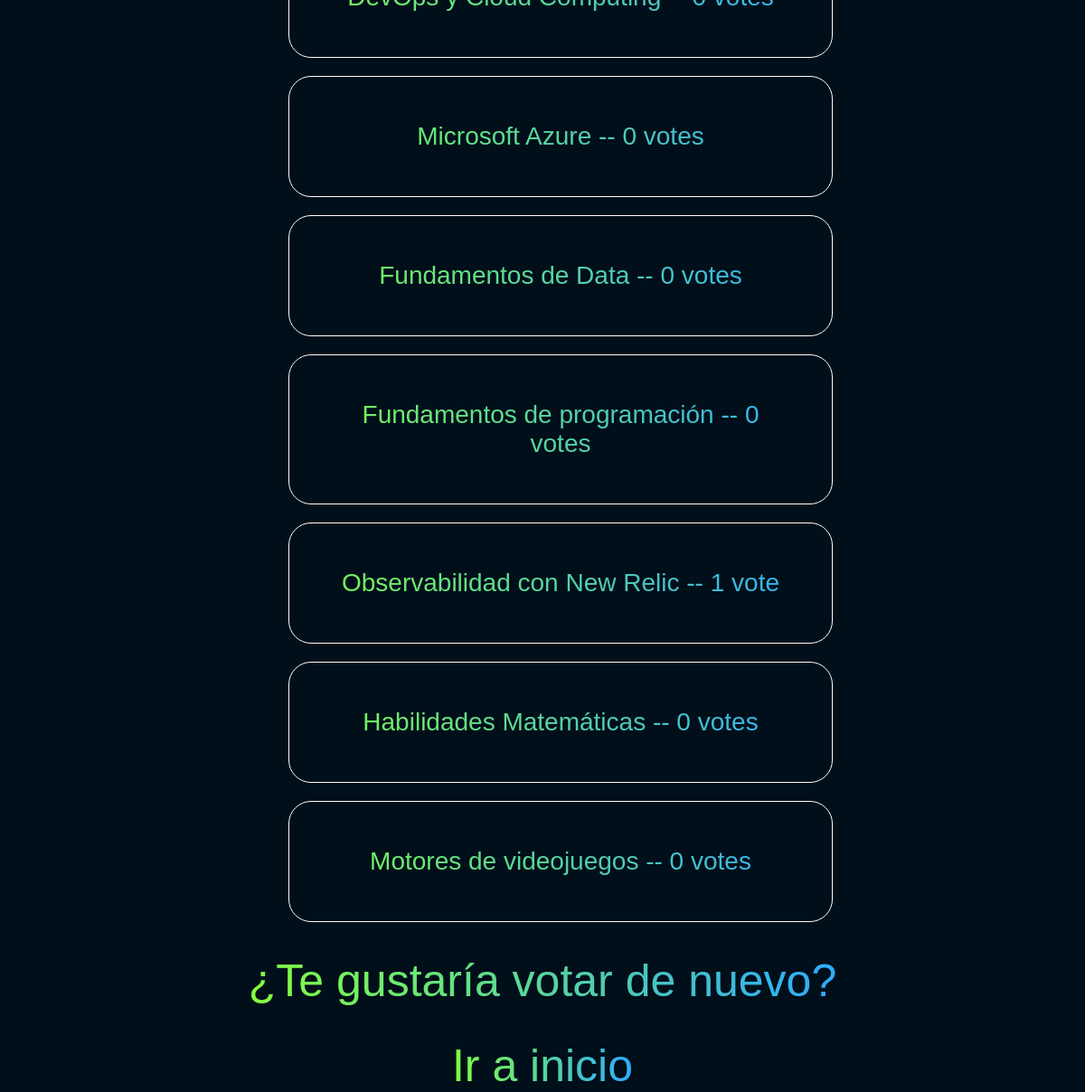
Before: /polls/4/results/ with the older database file.
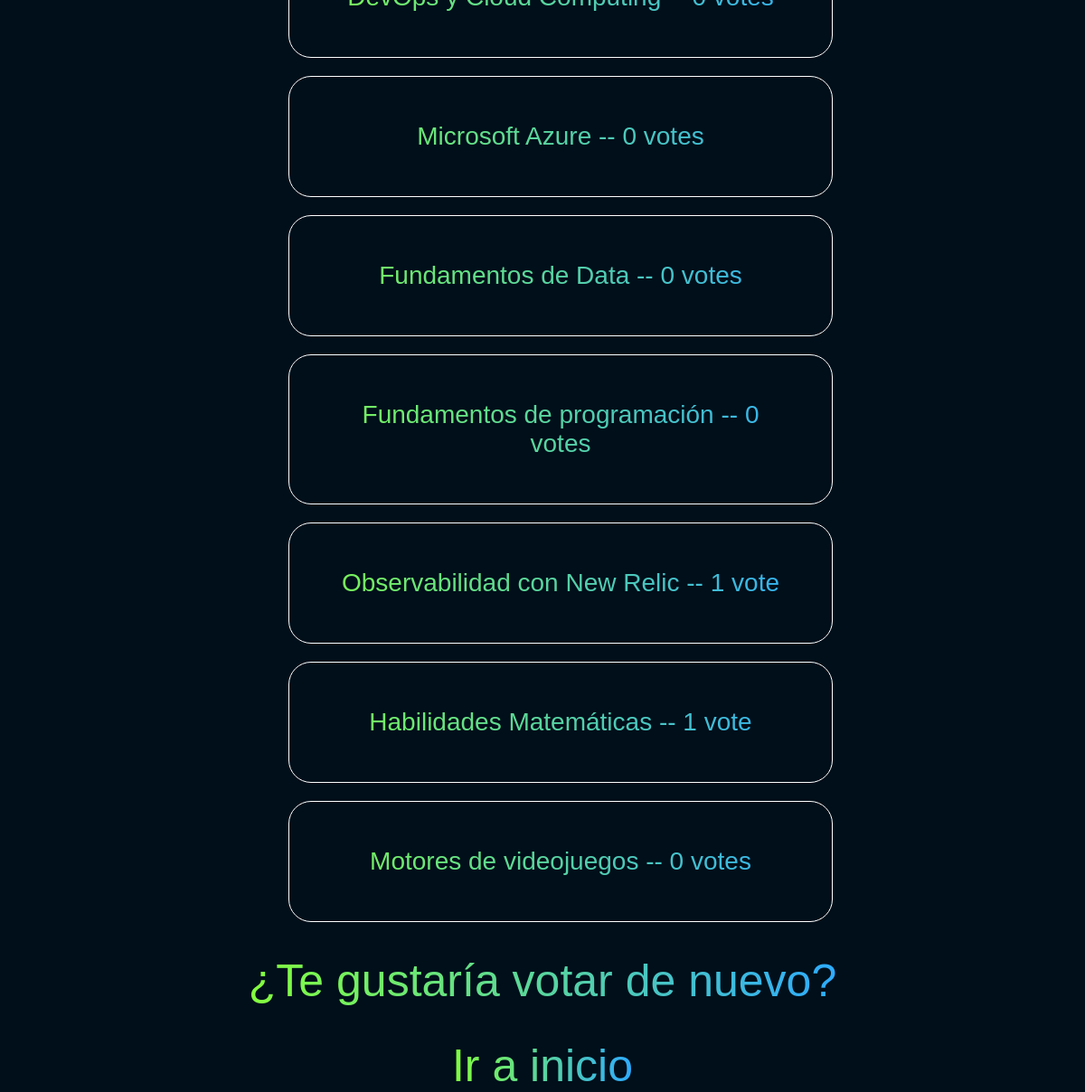
After: the same page with the newer database file.
### polls/models.py (models this page shows, shortened)
class Choice(models.Model):
    question = models.ForeignKey(Question, on_delete=models.CASCADE)
    choice_text = models.CharField(max_length=200)
    votes = models.IntegerField(default=0)

### polls/views.py (the view)
# urls.py: path("<int:pk>/results/", views.ResultView.as_view(), name="results"),
class ResultView(generic.DetailView):
    model = Question
    template_name = "polls/results.html"

### polls/templates/polls/results.html (shortened to what this page needs)
{% load static %}
<!DOCTYPE html>
<html lang="en">
<head>
    <link rel="stylesheet" href="{% static 'polls/style.css' %}">
    <link rel="stylesheet" href="{% static 'polls/results.css' %}">
</head>
<body>
<ul>
    {% for choice in question.choice_set.all %}
    <li>{{choice.choice_text}} -- {{ choice.votes }} vote{{choice.votes|pluralize}}</li>
    {% endfor %}
</ul>
<a href="{% url 'polls:detail' question.id %}">¿Te gustaría votar de nuevo?</a>
<br>
<br>
<a href=" {% url 'polls:index' %} "> Ir a inicio </a>
</body>
</html>

Changed rows visible on the page:
changed Choice "Habilidades Matemáticas": votes "0" → "1"
